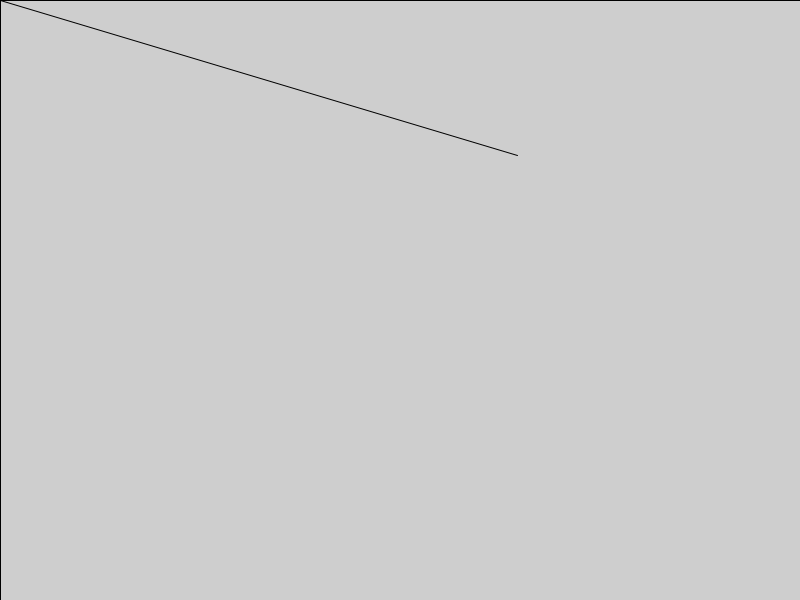
Frame 1 (no input)
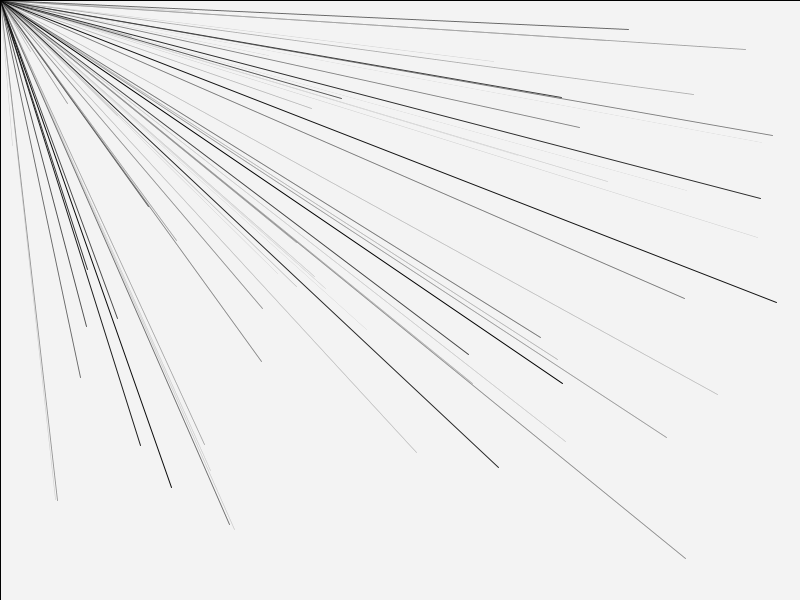
Frame 60 (the mouse pressed at the canvas centre just before this capture)
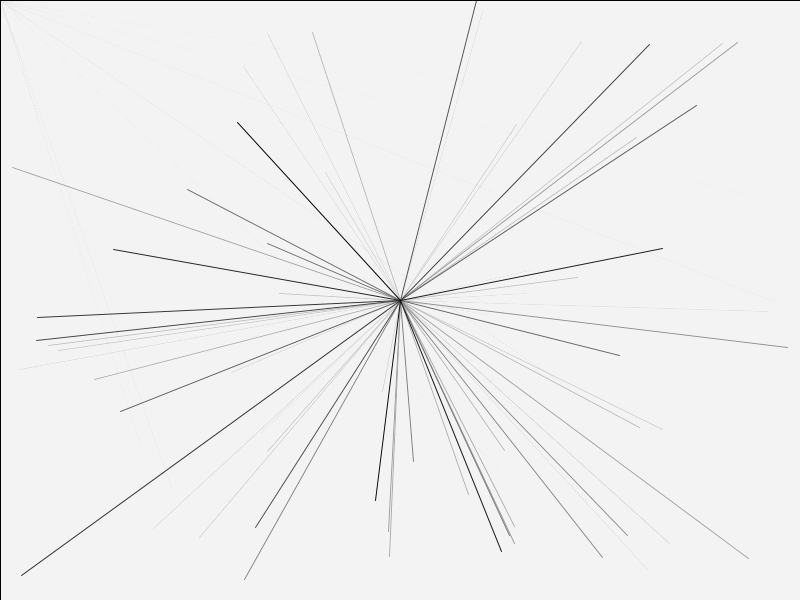
Frame 120 (the mouse held since frame 60 and released just before this capture)

The Processing sketch that drew these frames (run headless with seeded random() and noise(); from frame 60 on, the mouse is pressed at the canvas centre):

// Processing sketch: sketch_240912a
// ── sketch_240912a.pde
void setup ()
{
size(800,600);
surface.setResizable(true);
}

void draw ()
{
  fill(color(255,255,255,10));
  stroke(0);
  rect(0,0,width,height);
  line(mouseX,mouseY,random(width),random(height));
}
